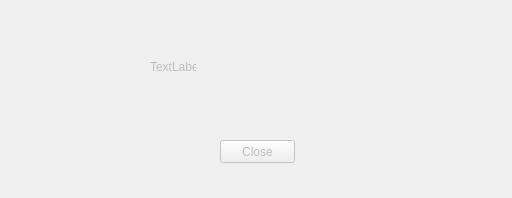
<?xml version="1.0" encoding="UTF-8"?>
<ui version="4.0">
 <class>win_plot</class>
 <widget class="QMainWindow" name="win_plot">
  <property name="geometry">
   <rect>
    <x>0</x>
    <y>0</y>
    <width>512</width>
    <height>198</height>
   </rect>
  </property>
  <property name="windowTitle">
   <string>MainWindow</string>
  </property>
  <widget class="QWidget" name="Menu">
   <property name="enabled">
    <bool>false</bool>
   </property>
   <property name="focusPolicy">
    <enum>Qt::NoFocus</enum>
   </property>
   <widget class="QLabel" name="label">
    <property name="geometry">
     <rect>
      <x>150</x>
      <y>60</y>
      <width>46</width>
      <height>13</height>
     </rect>
    </property>
    <property name="text">
     <string>TextLabel</string>
    </property>
   </widget>
   <widget class="QPushButton" name="btnClose">
    <property name="enabled">
     <bool>false</bool>
    </property>
    <property name="geometry">
     <rect>
      <x>220</x>
      <y>140</y>
      <width>75</width>
      <height>23</height>
     </rect>
    </property>
    <property name="text">
     <string>Close</string>
    </property>
   </widget>
  </widget>
 </widget>
 <resources/>
 <connections/>
</ui>
